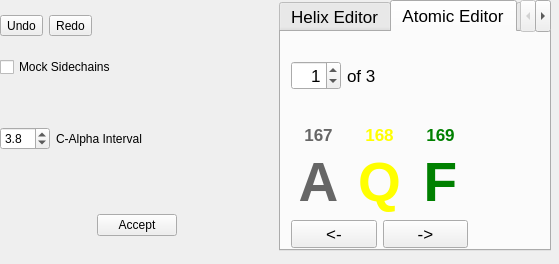
<ui version="4.0" >
 <class>threeResidues</class>
 <widget class="QWidget" name="threeResidues" >
  <property name="geometry" >
   <rect>
    <x>0</x>
    <y>0</y>
    <width>559</width>
    <height>264</height>
   </rect>
  </property>
  <property name="windowTitle" >
   <string>Form</string>
  </property>
  <widget class="QWidget" name="layoutWidget" >
   <property name="geometry" >
    <rect>
     <x>0</x>
     <y>0</y>
     <width>551</width>
     <height>251</height>
    </rect>
   </property>
   <layout class="QHBoxLayout" >
    <property name="sizeConstraint" >
     <enum>QLayout::SetDefaultConstraint</enum>
    </property>
    <item>
     <layout class="QVBoxLayout" >
      <property name="spacing" >
       <number>6</number>
      </property>
      <item>
       <layout class="QVBoxLayout" >
        <item>
         <layout class="QHBoxLayout" >
          <item>
           <widget class="QToolButton" name="undoButton" >
            <property name="focusPolicy" >
             <enum>Qt::NoFocus</enum>
            </property>
            <property name="text" >
             <string>Undo</string>
            </property>
           </widget>
          </item>
          <item>
           <widget class="QToolButton" name="redoButton" >
            <property name="focusPolicy" >
             <enum>Qt::NoFocus</enum>
            </property>
            <property name="text" >
             <string>Redo</string>
            </property>
           </widget>
          </item>
          <item>
           <spacer>
            <property name="orientation" >
             <enum>Qt::Horizontal</enum>
            </property>
            <property name="sizeHint" >
             <size>
              <width>20</width>
              <height>51</height>
             </size>
            </property>
           </spacer>
          </item>
         </layout>
        </item>
        <item>
         <widget class="QCheckBox" name="mockSidechainsCheckBox" >
          <property name="text" >
           <string>Mock Sidechains</string>
          </property>
         </widget>
        </item>
        <item>
         <layout class="QHBoxLayout" >
          <item>
           <widget class="QDoubleSpinBox" name="CAdoubleSpinBox" >
            <property name="sizePolicy" >
             <sizepolicy vsizetype="Fixed" hsizetype="Fixed" >
              <horstretch>0</horstretch>
              <verstretch>0</verstretch>
             </sizepolicy>
            </property>
            <property name="minimumSize" >
             <size>
              <width>50</width>
              <height>0</height>
             </size>
            </property>
            <property name="maximumSize" >
             <size>
              <width>50</width>
              <height>16777215</height>
             </size>
            </property>
            <property name="decimals" >
             <number>1</number>
            </property>
            <property name="singleStep" >
             <double>0.100000000000000</double>
            </property>
            <property name="value" >
             <double>3.800000000000000</double>
            </property>
           </widget>
          </item>
          <item>
           <widget class="QLabel" name="CAlabel" >
            <property name="sizePolicy" >
             <sizepolicy vsizetype="Preferred" hsizetype="Minimum" >
              <horstretch>0</horstretch>
              <verstretch>0</verstretch>
             </sizepolicy>
            </property>
            <property name="text" >
             <string>C-Alpha Interval</string>
            </property>
           </widget>
          </item>
         </layout>
        </item>
       </layout>
      </item>
      <item>
       <layout class="QHBoxLayout" >
        <item>
         <spacer>
          <property name="orientation" >
           <enum>Qt::Horizontal</enum>
          </property>
          <property name="sizeHint" >
           <size>
            <width>20</width>
            <height>51</height>
           </size>
          </property>
         </spacer>
        </item>
        <item>
         <widget class="QPushButton" name="acceptButton" >
          <property name="text" >
           <string>Accept</string>
          </property>
         </widget>
        </item>
        <item>
         <spacer>
          <property name="orientation" >
           <enum>Qt::Horizontal</enum>
          </property>
          <property name="sizeHint" >
           <size>
            <width>20</width>
            <height>51</height>
           </size>
          </property>
         </spacer>
        </item>
       </layout>
      </item>
     </layout>
    </item>
    <item>
     <widget class="QTabWidget" name="tabWidget" >
      <property name="sizePolicy" >
       <sizepolicy vsizetype="Expanding" hsizetype="Expanding" >
        <horstretch>0</horstretch>
        <verstretch>0</verstretch>
       </sizepolicy>
      </property>
      <property name="font" >
       <font>
        <pointsize>13</pointsize>
       </font>
      </property>
      <property name="currentIndex" >
       <number>1</number>
      </property>
      <widget class="QWidget" name="helixTab" >
       <property name="sizePolicy" >
        <sizepolicy vsizetype="Preferred" hsizetype="Expanding" >
         <horstretch>0</horstretch>
         <verstretch>0</verstretch>
        </sizepolicy>
       </property>
       <attribute name="title" >
        <string>Helix Editor</string>
       </attribute>
      </widget>
      <widget class="QWidget" name="atomicTab" >
       <property name="sizePolicy" >
        <sizepolicy vsizetype="Preferred" hsizetype="Expanding" >
         <horstretch>0</horstretch>
         <verstretch>0</verstretch>
        </sizepolicy>
       </property>
       <attribute name="title" >
        <string>Atomic Editor</string>
       </attribute>
       <widget class="QWidget" name="layoutWidget_3" >
        <property name="geometry" >
         <rect>
          <x>10</x>
          <y>0</y>
          <width>177</width>
          <height>216</height>
         </rect>
        </property>
        <layout class="QVBoxLayout" >
         <item>
          <layout class="QHBoxLayout" >
           <property name="spacing" >
            <number>6</number>
           </property>
           <property name="sizeConstraint" >
            <enum>QLayout::SetDefaultConstraint</enum>
           </property>
           <property name="rightMargin" >
            <number>0</number>
           </property>
           <property name="bottomMargin" >
            <number>0</number>
           </property>
           <item>
            <widget class="QSpinBox" name="possibilityNumSpinBox" >
             <property name="sizePolicy" >
              <sizepolicy vsizetype="Fixed" hsizetype="Maximum" >
               <horstretch>0</horstretch>
               <verstretch>0</verstretch>
              </sizepolicy>
             </property>
             <property name="minimumSize" >
              <size>
               <width>50</width>
               <height>0</height>
              </size>
             </property>
             <property name="maximumSize" >
              <size>
               <width>50</width>
               <height>16777215</height>
              </size>
             </property>
             <property name="alignment" >
              <set>Qt::AlignRight|Qt::AlignTrailing|Qt::AlignVCenter</set>
             </property>
             <property name="value" >
              <number>1</number>
             </property>
            </widget>
           </item>
           <item>
            <widget class="QLabel" name="label_4" >
             <property name="sizePolicy" >
              <sizepolicy vsizetype="Minimum" hsizetype="Minimum" >
               <horstretch>0</horstretch>
               <verstretch>0</verstretch>
              </sizepolicy>
             </property>
             <property name="text" >
              <string>of 3</string>
             </property>
            </widget>
           </item>
          </layout>
         </item>
         <item>
          <layout class="QHBoxLayout" >
           <item>
            <layout class="QVBoxLayout" >
             <item>
              <widget class="QLabel" name="prevNum" >
               <property name="text" >
                <string>&lt;!DOCTYPE HTML PUBLIC "-//W3C//DTD HTML 4.0//EN" "http://www.w3.org/TR/REC-html40/strict.dtd">
&lt;html>&lt;head>&lt;meta name="qrichtext" content="1" />&lt;style type="text/css">
p, li { white-space: pre-wrap; }
&lt;/style>&lt;/head>&lt;body style=" font-family:'Lucida Grande'; font-size:13pt; font-weight:400; font-style:normal;">
&lt;p style=" margin-top:0px; margin-bottom:0px; margin-left:0px; margin-right:0px; -qt-block-indent:0; text-indent:0px;">&lt;span style=" font-weight:600; color:#666666;">167&lt;/span>&lt;/p>&lt;/body>&lt;/html></string>
               </property>
               <property name="alignment" >
                <set>Qt::AlignCenter</set>
               </property>
              </widget>
             </item>
             <item>
              <widget class="QLabel" name="prevName" >
               <property name="font" >
                <font>
                 <pointsize>41</pointsize>
                </font>
               </property>
               <property name="text" >
                <string>&lt;!DOCTYPE HTML PUBLIC "-//W3C//DTD HTML 4.0//EN" "http://www.w3.org/TR/REC-html40/strict.dtd">
&lt;html>&lt;head>&lt;meta name="qrichtext" content="1" />&lt;style type="text/css">
p, li { white-space: pre-wrap; }
&lt;/style>&lt;/head>&lt;body style=" font-family:'Lucida Grande'; font-size:41pt; font-weight:400; font-style:normal;">
&lt;p style=" margin-top:0px; margin-bottom:0px; margin-left:0px; margin-right:0px; -qt-block-indent:0; text-indent:0px;">&lt;span style=" font-weight:600; color:#666666;">A&lt;/span>&lt;/p>&lt;/body>&lt;/html></string>
               </property>
               <property name="alignment" >
                <set>Qt::AlignCenter</set>
               </property>
              </widget>
             </item>
            </layout>
           </item>
           <item>
            <layout class="QVBoxLayout" >
             <item>
              <widget class="QLabel" name="curNum" >
               <property name="text" >
                <string>&lt;!DOCTYPE HTML PUBLIC "-//W3C//DTD HTML 4.0//EN" "http://www.w3.org/TR/REC-html40/strict.dtd">
&lt;html>&lt;head>&lt;meta name="qrichtext" content="1" />&lt;style type="text/css">
p, li { white-space: pre-wrap; }
&lt;/style>&lt;/head>&lt;body style=" font-family:'Lucida Grande'; font-size:13pt; font-weight:400; font-style:normal;">
&lt;p style=" margin-top:0px; margin-bottom:0px; margin-left:0px; margin-right:0px; -qt-block-indent:0; text-indent:0px;">&lt;span style=" font-weight:600; color:#ffff00;">168&lt;/span>&lt;/p>&lt;/body>&lt;/html></string>
               </property>
               <property name="alignment" >
                <set>Qt::AlignCenter</set>
               </property>
              </widget>
             </item>
             <item>
              <widget class="QLabel" name="curName" >
               <property name="font" >
                <font>
                 <pointsize>41</pointsize>
                </font>
               </property>
               <property name="text" >
                <string>&lt;!DOCTYPE HTML PUBLIC "-//W3C//DTD HTML 4.0//EN" "http://www.w3.org/TR/REC-html40/strict.dtd">
&lt;html>&lt;head>&lt;meta name="qrichtext" content="1" />&lt;style type="text/css">
p, li { white-space: pre-wrap; }
&lt;/style>&lt;/head>&lt;body style=" font-family:'Lucida Grande'; font-size:41pt; font-weight:400; font-style:normal;">
&lt;p style=" margin-top:0px; margin-bottom:0px; margin-left:0px; margin-right:0px; -qt-block-indent:0; text-indent:0px;">&lt;span style=" font-weight:600; color:#ffff00;">Q&lt;/span>&lt;/p>&lt;/body>&lt;/html></string>
               </property>
               <property name="alignment" >
                <set>Qt::AlignCenter</set>
               </property>
              </widget>
             </item>
            </layout>
           </item>
           <item>
            <layout class="QVBoxLayout" >
             <item>
              <widget class="QLabel" name="nextNum" >
               <property name="text" >
                <string>&lt;!DOCTYPE HTML PUBLIC "-//W3C//DTD HTML 4.0//EN" "http://www.w3.org/TR/REC-html40/strict.dtd">
&lt;html>&lt;head>&lt;meta name="qrichtext" content="1" />&lt;style type="text/css">
p, li { white-space: pre-wrap; }
&lt;/style>&lt;/head>&lt;body style=" font-family:'Lucida Grande'; font-size:13pt; font-weight:400; font-style:normal;">
&lt;p style=" margin-top:0px; margin-bottom:0px; margin-left:0px; margin-right:0px; -qt-block-indent:0; text-indent:0px;">&lt;span style=" font-weight:600; color:#008000;">169&lt;/span>&lt;/p>&lt;/body>&lt;/html></string>
               </property>
               <property name="alignment" >
                <set>Qt::AlignCenter</set>
               </property>
              </widget>
             </item>
             <item>
              <widget class="QLabel" name="nextName" >
               <property name="font" >
                <font>
                 <pointsize>41</pointsize>
                </font>
               </property>
               <property name="text" >
                <string>&lt;!DOCTYPE HTML PUBLIC "-//W3C//DTD HTML 4.0//EN" "http://www.w3.org/TR/REC-html40/strict.dtd">
&lt;html>&lt;head>&lt;meta name="qrichtext" content="1" />&lt;style type="text/css">
p, li { white-space: pre-wrap; }
&lt;/style>&lt;/head>&lt;body style=" font-family:'Lucida Grande'; font-size:41pt; font-weight:400; font-style:normal;">
&lt;p style=" margin-top:0px; margin-bottom:0px; margin-left:0px; margin-right:0px; -qt-block-indent:0; text-indent:0px;">&lt;span style=" font-weight:600; color:#008000;">F&lt;/span>&lt;/p>&lt;/body>&lt;/html></string>
               </property>
               <property name="alignment" >
                <set>Qt::AlignCenter</set>
               </property>
              </widget>
             </item>
            </layout>
           </item>
          </layout>
         </item>
         <item>
          <layout class="QHBoxLayout" >
           <item>
            <widget class="QPushButton" name="back1resButton" >
             <property name="text" >
              <string>&lt;-</string>
             </property>
            </widget>
           </item>
           <item>
            <widget class="QPushButton" name="forward1resButton" >
             <property name="text" >
              <string>-></string>
             </property>
            </widget>
           </item>
          </layout>
         </item>
        </layout>
       </widget>
      </widget>
      <widget class="QWidget" name="loopTab" >
       <property name="sizePolicy" >
        <sizepolicy vsizetype="Preferred" hsizetype="Expanding" >
         <horstretch>0</horstretch>
         <verstretch>0</verstretch>
        </sizepolicy>
       </property>
       <attribute name="title" >
        <string>Loop Editor</string>
       </attribute>
       <widget class="QWidget" name="verticalLayout" >
        <property name="geometry" >
         <rect>
          <x>0</x>
          <y>10</y>
          <width>277</width>
          <height>201</height>
         </rect>
        </property>
        <layout class="QVBoxLayout" >
         <item>
          <layout class="QHBoxLayout" >
           <item>
            <widget class="QLabel" name="label" >
             <property name="sizePolicy" >
              <sizepolicy vsizetype="Preferred" hsizetype="Minimum" >
               <horstretch>0</horstretch>
               <verstretch>0</verstretch>
              </sizepolicy>
             </property>
             <property name="text" >
              <string>Start Residue</string>
             </property>
            </widget>
           </item>
           <item>
            <widget class="QSpinBox" name="spinBox" />
           </item>
          </layout>
         </item>
         <item>
          <layout class="QHBoxLayout" >
           <item>
            <widget class="QLabel" name="label_2" >
             <property name="sizePolicy" >
              <sizepolicy vsizetype="Preferred" hsizetype="Minimum" >
               <horstretch>0</horstretch>
               <verstretch>0</verstretch>
              </sizepolicy>
             </property>
             <property name="text" >
              <string>Stop Residue</string>
             </property>
            </widget>
           </item>
           <item>
            <widget class="QSpinBox" name="spinBox_2" />
           </item>
          </layout>
         </item>
         <item>
          <layout class="QHBoxLayout" >
           <item>
            <widget class="QLabel" name="label_3" >
             <property name="sizePolicy" >
              <sizepolicy vsizetype="Preferred" hsizetype="Minimum" >
               <horstretch>0</horstretch>
               <verstretch>0</verstretch>
              </sizepolicy>
             </property>
             <property name="text" >
              <string>Loop ID/ Score</string>
             </property>
             <property name="alignment" >
              <set>Qt::AlignRight|Qt::AlignTrailing|Qt::AlignVCenter</set>
             </property>
            </widget>
           </item>
          </layout>
         </item>
         <item>
          <layout class="QHBoxLayout" >
           <item>
            <widget class="QPushButton" name="pushButton" >
             <property name="text" >
              <string>Find Loops</string>
             </property>
            </widget>
           </item>
           <item>
            <widget class="QComboBox" name="comboBox" >
             <property name="sizePolicy" >
              <sizepolicy vsizetype="Fixed" hsizetype="Minimum" >
               <horstretch>0</horstretch>
               <verstretch>0</verstretch>
              </sizepolicy>
             </property>
            </widget>
           </item>
          </layout>
         </item>
         <item>
          <layout class="QHBoxLayout" >
           <item>
            <widget class="QPushButton" name="pushButton_3" >
             <property name="text" >
              <string>Accept Loop</string>
             </property>
            </widget>
           </item>
           <item>
            <widget class="QPushButton" name="pushButton_2" >
             <property name="text" >
              <string>Reject Loop</string>
             </property>
            </widget>
           </item>
          </layout>
         </item>
        </layout>
       </widget>
      </widget>
     </widget>
    </item>
   </layout>
  </widget>
 </widget>
 <resources/>
 <connections/>
</ui>
